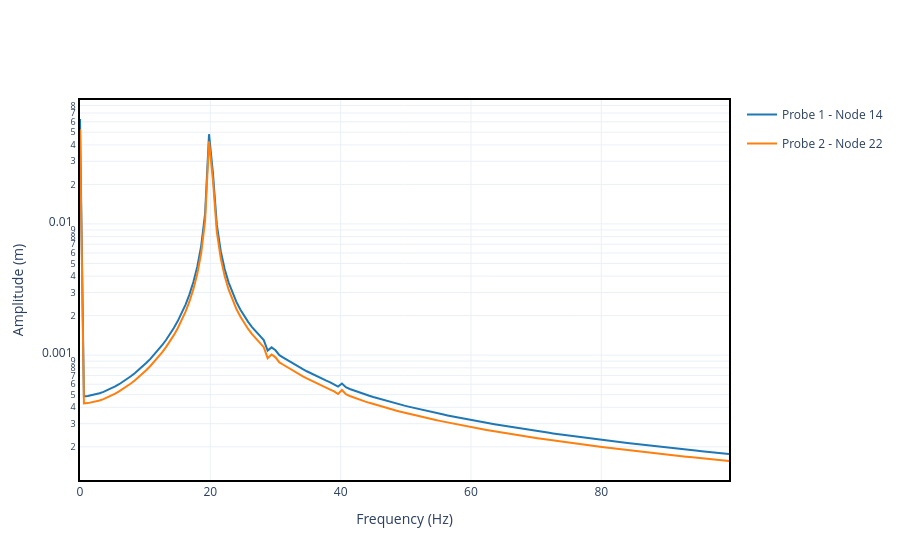

Source (notebook cell):
### Code cell
"""Plots the frequency response for the two given probes."""
misalignment.plot_dfft([probe1, probe2], range_freq=[0, 100], yaxis_type="log").show()

### Figure 1 — Plotly figure (JSON) as saved in the notebook; plotly's stock layout.template omitted (floating-point values rounded to 4 significant figures; data arrays with more than 128 entries replaced by an {"elided": "..."} marker saying what was removed)
{"data": [{"hovertemplate": "Frequency (Hz): %{x:.2f}<br>Amplitude (m): %{y:.2e}", "legendgroup": "Probe 1 - Node 14", "mode": "lines", "name": "Probe 1 - Node 14", "showlegend": true, "type": "scatter", "x": {"elided": "167 float values"}, "y": {"elided": "167 float values"}}, {"hovertemplate": "Frequency (Hz): %{x:.2f}<br>Amplitude (m): %{y:.2e}", "legendgroup": "Probe 2 - Node 22", "mode": "lines", "name": "Probe 2 - Node 22", "showlegend": true, "type": "scatter", "x": {"elided": "167 float values"}, "y": {"elided": "167 float values"}}], "layout": {"xaxis": {"title": {"text": "Frequency (Hz)"}}, "yaxis": {"title": {"text": "Amplitude (m)"}, "type": "log"}}}
